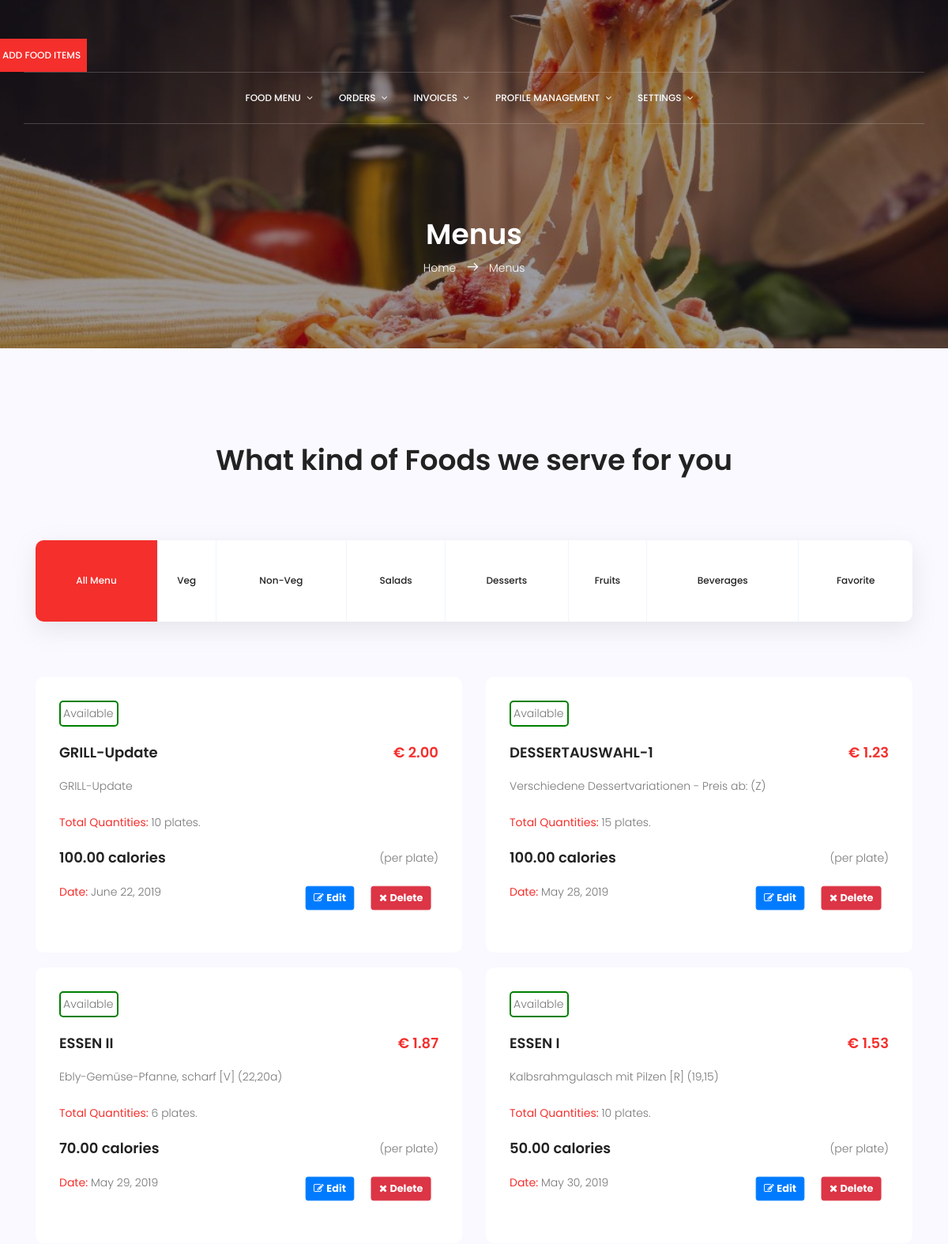
Page /menu/admin-menu/ (signed in, upper part) on the earlier database version.
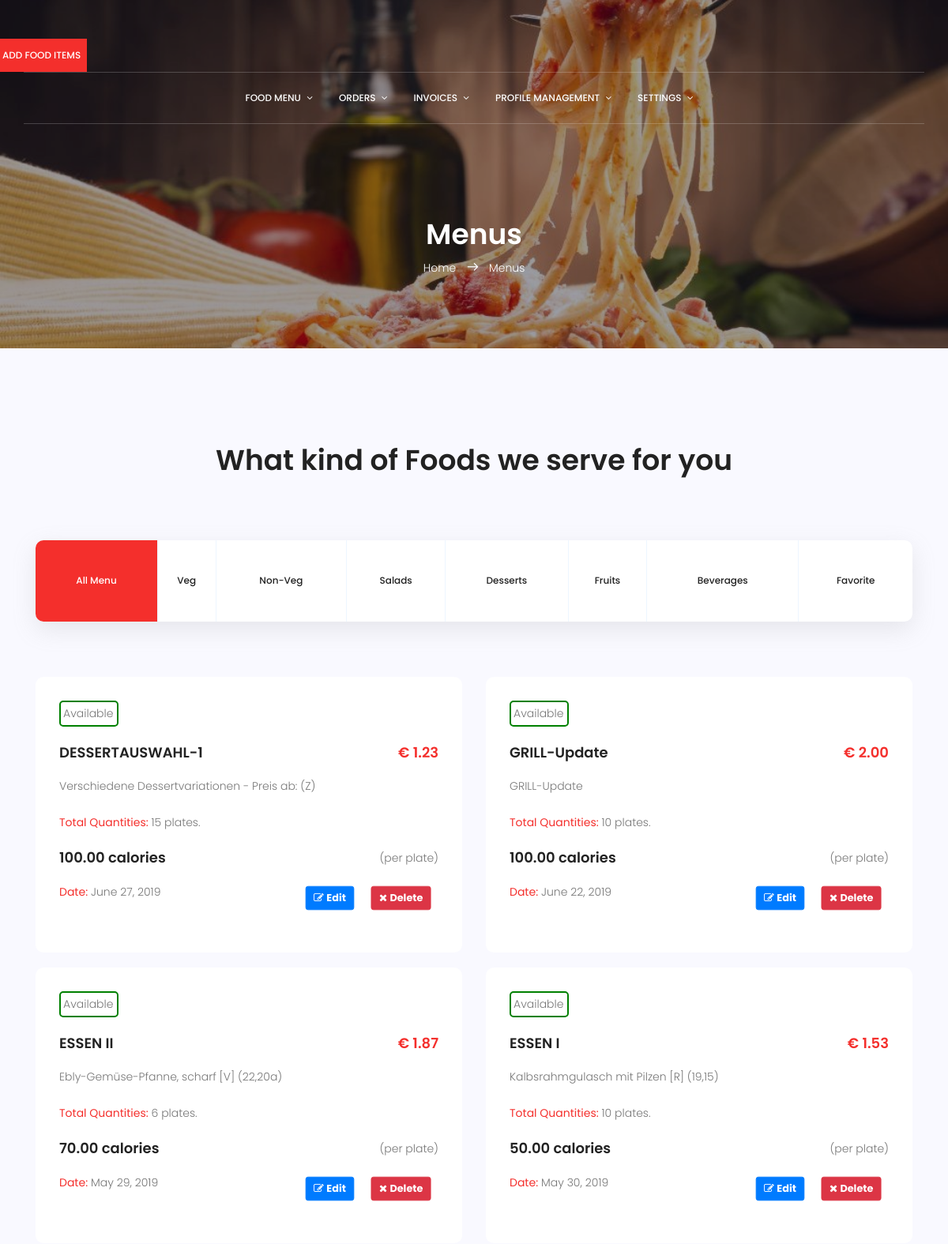
Same page on the later database version.
### menus/models.py (models this page shows, shortened)
class Menu(models.Model):
    title           = models.CharField(max_length=50)
    description     = models.TextField(null=True, blank=True)
    category        = models.CharField(max_length=120, choices=CATEGORY_CHOICES)
    status          = models.CharField(max_length=120, choices=STATUS_CHOICES, default="Not Available")
    calories        = models.DecimalField(max_digits=100, decimal_places=2, default=0.00)
    price_student   = models.DecimalField(max_digits=100, decimal_places=2, default=0.00)
    price_guest     = models.DecimalField(max_digits=100, decimal_places=2, default=0.00)
    price_attendant = models.DecimalField(max_digits=100, decimal_places=2, default=0.00)
    day             = models.DateField()
    slug            = models.SlugField(unique=True)
    quantity        = models.IntegerField(default=0)
    timestamp       = models.DateTimeField(auto_now_add=True, auto_now=False)
    update          = models.DateTimeField(auto_now_add=False, auto_now=True)
    def get_description(self):
        if len(self.description) > 50:
            return self.description[:50] + " ........."
        return self.description

### menus/views.py (the view)
# urls.py: path('admin-menu/', views.MenuView.as_view(), name="admin-menu"),
class MenuView(LoginRequiredMixin, ListView):
    template_name = "admin_temp/menu/menu.html"
    model = Menu
    ordering = ['-update']
    paginate_by = 4
    def get_queryset(self):
        query_set = super().get_queryset()
        return query_set

### templates/admin_temp/menu/menu.html (shortened to what this page needs)
{% extends '../base.html' %}
{% block content %}
<section class="menu-area section-gap" id="menu">
    <div class="container">
        <div class="row d-flex justify-content-center">
            <div class="menu-content pb-70 col-lg-8">
                <div class="title text-center">
                    <h1 class="mb-10">What kind of Foods we serve for you</h1>
                </div>
            </div>
        </div>
        <ul class="filter-wrap filters col-lg-12 no-padding">
            <li class="active" data-filter="*">All Menu</li>
            <li data-filter=".Veg">Veg</li>
            <li data-filter=".Non-Veg">Non-Veg</li>
            <li data-filter=".Salads">Salads</li>
            <li data-filter=".Desserts">Desserts</li>
            <li data-filter=".Fruits">Fruits</li>
            <li data-filter=".Beverages">Beverages</li>
            <li data-filter=".Favorite">Favorite</li>
        </ul>
        <div class="filters-content">
            <div class="row grid">
                {% for menu in object_list %}
                <div class="col-md-6 all {{ menu.category }}">
                    <div class="single-menu">
                        {% ifequal menu.status "Available" %}
                        <div class="boxed green">
                            <p>{{ menu.status }}</p>
                        </div>
                        {% else %}
                        <div class="boxed red">
                            <p>{{ menu.status }}</p>
                        </div>
                        {% endifequal %}
                        <br>
                        <div class="title-wrap d-flex justify-content-between">
                            <h4>{{ menu.title }}</h4>
                            <h4 class="price">&euro; {{ menu.price_student }}</h4>
                        </div>
                        <p>
                            {{ menu.get_description }}
                        </p>
                        <br>
                        <p>
                            <b>Total Quantities: </b>{{menu.quantity}} plates.
                        </p>
                        <br>
                        <div class="title-wrap d-flex justify-content-between">
                            <h4 class="calorie">{{ menu.calories }} calories </h4>
                            <p>(per plate)</p>
                        </div>
                        <div class="title-wrap d-flex justify-content-between">
                            <p><b>Date:</b> {{ menu.day }}</p>
                            <div>
                                <a href="{% url 'menu-update' menu.id %}" class="btn btn-primary a-btn-slide-text">
                                    <span class="fa fa-edit" aria-hidden="true"></span>
                                    <span><strong>Edit</strong></span>
                                </a>
                                <a href="{% url 'menu-delete' menu.id %}" onClick="return confirm('Delete This Menu?')" class="btn btn-danger a-btn-slide-text">
                                    <span class="fa fa-remove" aria-hidden="true"></span>
                                    <span><strong>Delete</strong></span>
                                </a>
                            </div>
                        </div>
                    </div>
                </div>
                {% endfor %}
            </div>
        </div>
        <br /><br />
    </div>
</section>
{% endblock %}

Differences in the rows shown:
changed Menu "DESSERTAUSWAHL-1": day "May 28, 2019" → "June 27, 2019"; moves up the list
